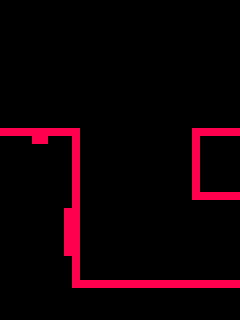

A 2D game scene composited from a Tiled map and its tileset images. What follows is a short description and the map's XML, with each tile layer's data collapsed to a summary:
An orthogonal 30x40 tile map with 8x8 px tiles, 4 tile layers (Background, Tilemap, Overlay, Collisions), 2 tilesets and 4 objects (2x exit, 2x decoration).

<map version="1.0" orientation="orthogonal" renderorder="right-down" width="30" height="40" tilewidth="8" tileheight="8" nextobjectid="10">
 <tileset firstgid="1" name="tileset" tilewidth="8" tileheight="8">
  <image source="../tilesets/tiles0.png" trans="ff00ff" width="64" height="64" />
 </tileset>
 <tileset firstgid="65" name="Details" tilewidth="96" tileheight="32">
  <tile id="0">
   <image width="96" height="24" source="../tilesets/detail/grass-patch.png" />
  </tile>
  <tile id="1">
   <image width="72" height="32" source="../tilesets/detail/tombs-0.png" />
  </tile>
 </tileset>
 <layer name="Background" width="30" height="40">
  <properties>
   <property name="tileset" value="tileset" />
  </properties>
  <data>[1200 cells, 0 non-empty, 0 distinct tile ids]</data>
 </layer>
 <layer name="Tilemap" width="30" height="40">
  <properties>
   <property name="tileset" value="tileset" />
  </properties>
  <data>[1200 cells, 8 non-empty, 1 distinct tile ids]</data>
 </layer>
 <layer name="Overlay" width="30" height="40">
  <properties>
   <property name="overlay" value="true" />
   <property name="tileset" value="tileset" />
  </properties>
  <data>[1200 cells, 0 non-empty, 0 distinct tile ids]</data>
 </layer>
 <layer name="Collisions" width="30" height="40">
  <properties>
   <property name="solid" value="true" />
   <property name="tileset" value="tileset" />
  </properties>
  <data>[1200 cells, 74 non-empty, 1 distinct tile ids]</data>
 </layer>
 <objectgroup name="Entities">
  <object id="5" type="exit" x="0" y="48" width="8" height="80">
   <properties>
    <property name="direction" value="left" />
    <property name="name" value="L1" />
   </properties>
  </object>
  <object id="7" type="exit" x="232" y="200" width="8" height="80">
   <properties>
    <property name="direction" value="right" />
    <property name="name" value="R1" />
   </properties>
  </object>
  <object id="8" type="decoration" gid="66" x="8" y="135" width="72" height="32" />
  <object id="9" type="decoration" gid="66" x="112" y="287" width="72" height="32" />
 </objectgroup>
</map>
